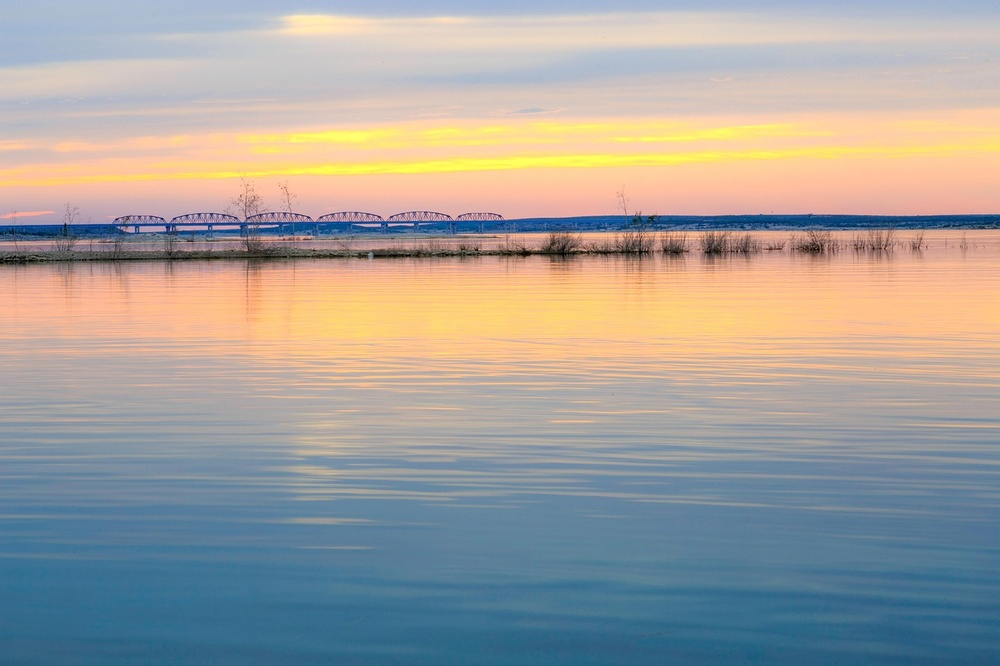
#> input picture sampleimage.jpg, 1000 x 666 px, shrunk from 1280 x 853 before the run
$ python main.py
#> lines starting #> are read from the running program, lines starting #| are printed output that depends on the picture
import numpy as np
import cv2
import matplotlib.pyplot as plt
from prettytable import PrettyTable

# Logistic Map
def logistic_map(x0, n, r=3.9999):
    sequence = []
    x = x0
    for _ in range(n):
        x = r * x * (1 - x)
        sequence.append(x)
    return np.array(sequence)

# Henon Map
def henon_map(x0, y0, n, a=1.4, b=0.3):
    x, y = x0, y0
    sequence = []
    for _ in range(n):
        x_new = 1 - a * x**2 + y
        y = b * x
        x = x_new
        sequence.append(x)
    return np.array(sequence)

# Chebyshev Map
def chebyshev_map(x0, n, l=4):
    sequence = []
    x = x0
    for _ in range(n):
        x = np.cos(l * np.arccos(x))
        sequence.append(x)
    return np.array(sequence)

# Generate combined chaotic sequence
def generate_chaotic_sequence(length, x0_log, x0_henon, y0_henon, x0_cheby):
    logistic_seq = logistic_map(x0_log, length)
    henon_seq = henon_map(x0_henon, y0_henon, length)
    chebyshev_seq = chebyshev_map(x0_cheby, length)

    logistic_seq = np.abs((logistic_seq * 255).astype(np.uint8))
    henon_seq = np.abs((henon_seq * 255).astype(np.uint8))
    chebyshev_seq = np.abs((chebyshev_seq * 255).astype(np.uint8))

    chaotic_seq = np.bitwise_xor.reduce([logistic_seq, henon_seq, chebyshev_seq])
    return chaotic_seq

# Genetic crossover function
def crossover(data, key_stream):
    scrambled = data.copy()
    for idx in range(0, len(key_stream), 2):
        if idx + 1 < len(key_stream):
            scrambled[idx], scrambled[idx + 1] = scrambled[idx + 1], scrambled[idx]
    return scrambled

# RGB histogram plot
def display_rgb_histogram(image, title):
    colors = ('r', 'g', 'b')
    plt.figure()
    plt.title(f"Histogram of {title}")
    for i, color in enumerate(colors):
        hist = cv2.calcHist([image], [i], None, [256], [0, 256])
        plt.plot(hist, color=color)
    plt.xlabel("Pixel Value")
    plt.ylabel("Frequency")
    plt.show()

# Encryption process
def encrypt_color_image(image, chaotic_seq):
    encrypted_channels = []
    for i in range(3):  # R, G, B channels
        channel = image[:, :, i]
        scrambled = np.apply_along_axis(crossover, 1, channel, chaotic_seq[:channel.shape[1]])
        scrambled = np.apply_along_axis(crossover, 0, scrambled, chaotic_seq[:channel.shape[0]])
        chaotic_seq_reshaped = chaotic_seq[:channel.shape[0]].reshape(-1, 1)
        encrypted_channel = np.bitwise_xor(scrambled, chaotic_seq_reshaped)
        encrypted_channels.append(encrypted_channel)
    return cv2.merge(encrypted_channels)

# Decryption process
def decrypt_color_image(encrypted_image, chaotic_seq):
    decrypted_channels = []
    for i in range(3):
        channel = encrypted_image[:, :, i]
        chaotic_seq_reshaped = chaotic_seq[:channel.shape[0]].reshape(-1, 1)
        scrambled = np.bitwise_xor(channel, chaotic_seq_reshaped)
        scrambled = np.apply_along_axis(crossover, 0, scrambled, chaotic_seq[:channel.shape[0]])
        scrambled = np.apply_along_axis(crossover, 1, scrambled, chaotic_seq[:channel.shape[1]])
        decrypted_channels.append(scrambled)
    return cv2.merge(decrypted_channels)

# Correlation analysis
def calculate_correlation(image):
    height, width, _ = image.shape
    def compute_corr(pairs):
        x, y = zip(*pairs)
        x = np.array(x)
        y = np.array(y)
        covariance = np.mean(x * y) - (np.mean(x) * np.mean(y))
        std_x = np.std(x)
        std_y = np.std(y)
        return covariance / (std_x * std_y)
    results = []
    for i in range(3):
        channel = image[:, :, i]
        horizontal = [(channel[x, y], channel[x, y + 1]) for x in range(height) for y in range(width - 1)]
        vertical = [(channel[x, y], channel[x + 1, y]) for x in range(height - 1) for y in range(width)]
        results.append((compute_corr(horizontal), compute_corr(vertical)))
    return np.mean([r[0] for r in results]), np.mean([r[1] for r in results])

# Run
if __name__ == "__main__":
    img_path = "sampleimage.jpg"  # Change if needed
    img = cv2.cvtColor(cv2.imread(img_path), cv2.COLOR_BGR2RGB)

    if img is None:
        print("Error: Could not load image.")
    else:
        plt.imshow(img)
        plt.title("Original Image")
        plt.axis('off')
        plt.show()
        display_rgb_histogram(img, "Original Image")
#> in display_rgb_histogram, `plt.show()`:
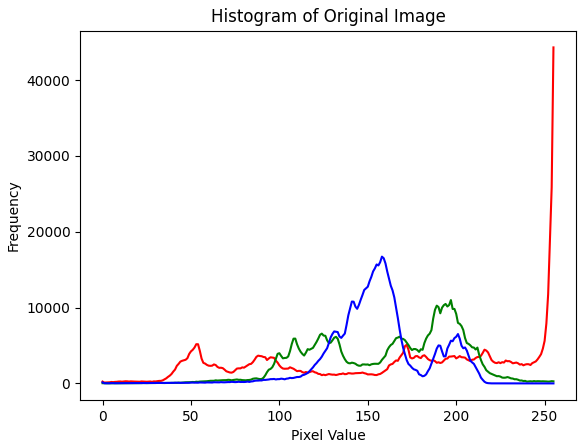
#> figure drawn by matplotlib, 1 panel; curve peaks at x = 255, y = 44309; curve peaks at x = 197, y = 10989; curve peaks at x = 158, y = 16716

        height, width, _ = img.shape
#> height = 666; width = 1000
        x0_log, x0_henon, y0_henon, x0_cheby = 0.4999, 0.21, 0.21, 0.4999
        chaotic_seq = generate_chaotic_sequence(max(height, width), x0_log, x0_henon, y0_henon, x0_cheby)

        encrypted_img = encrypt_color_image(img, chaotic_seq)
#> the loop in encrypt_color_image, `for i in range(3):` made 3 passes
#> pass 1, in encrypt_color_image, `channel = image[:, :, i]`:
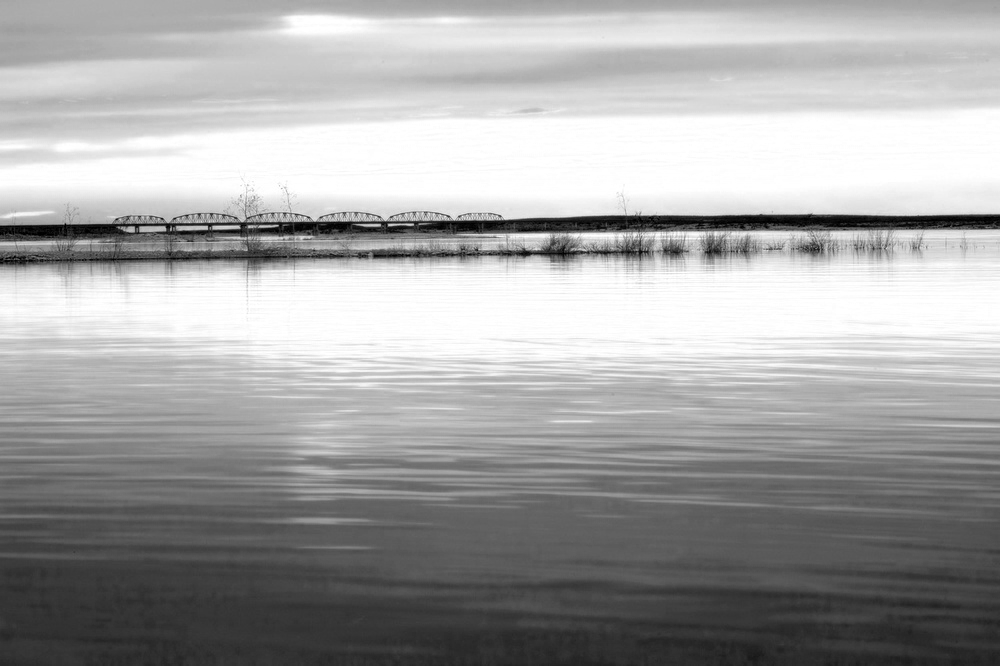
#> channel: shape (666, 1000); min 0, max 255, mean 165.3
#> pass 1, in encrypt_color_image, `encrypted_channel = np.bitwise_xor(scrambled, chaotic_seq_reshaped)`:
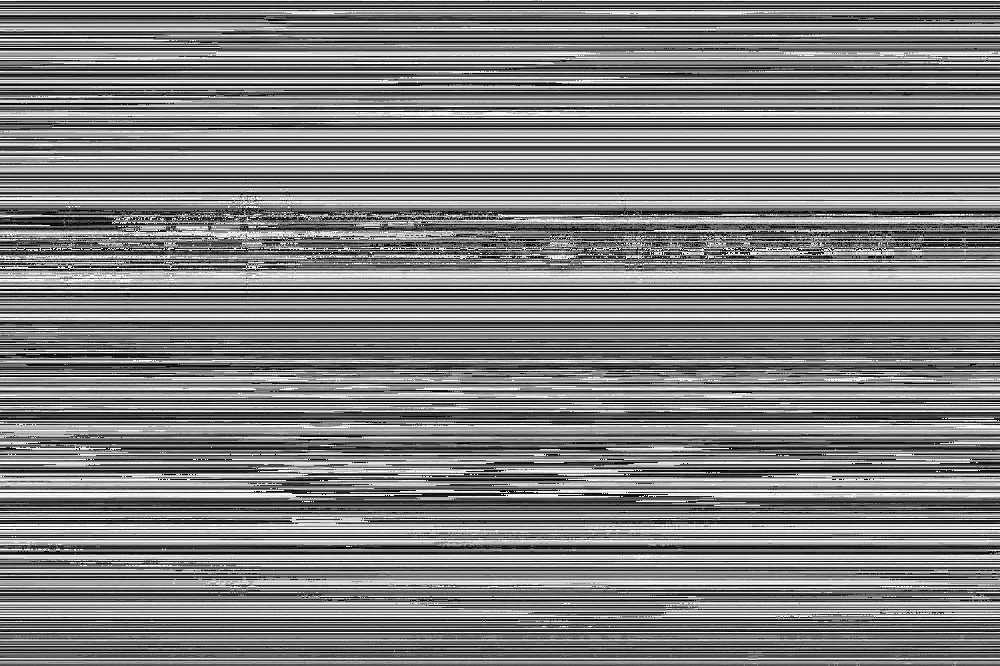
#> encrypted_channel: shape (666, 1000); min 0, max 255, mean 127.2
#> after the loop in encrypt_color_image, `for i in range(3):`:
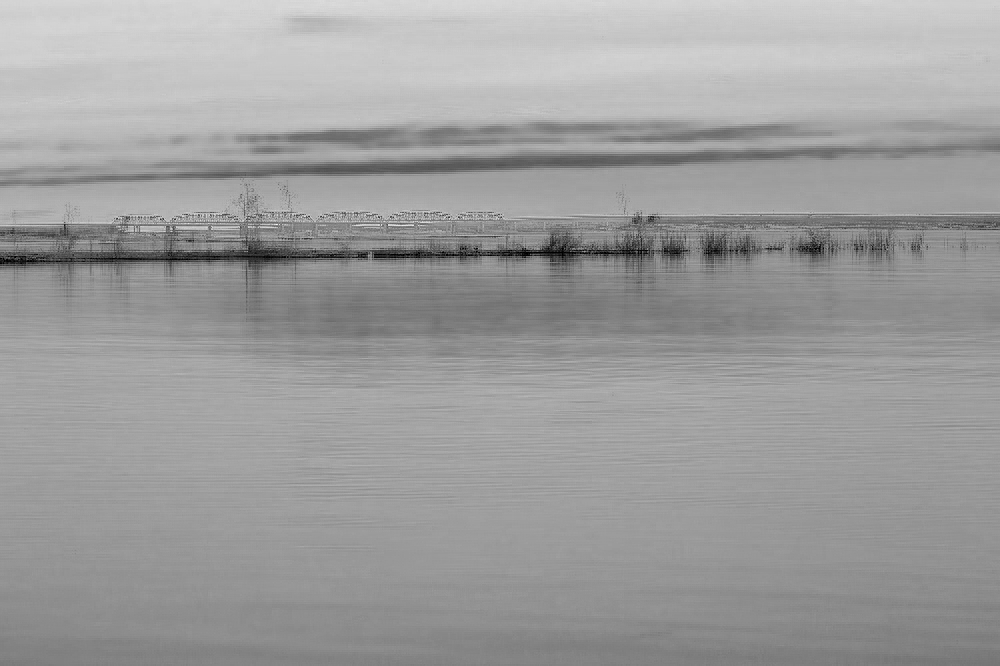
#> scrambled: shape (666, 1000); min 0, max 250, mean 156.6
#> after the loop in encrypt_color_image, `for i in range(3):`: encrypted_channels = 3 items
#> in encrypt_color_image, `return cv2.merge(encrypted_channels)`:
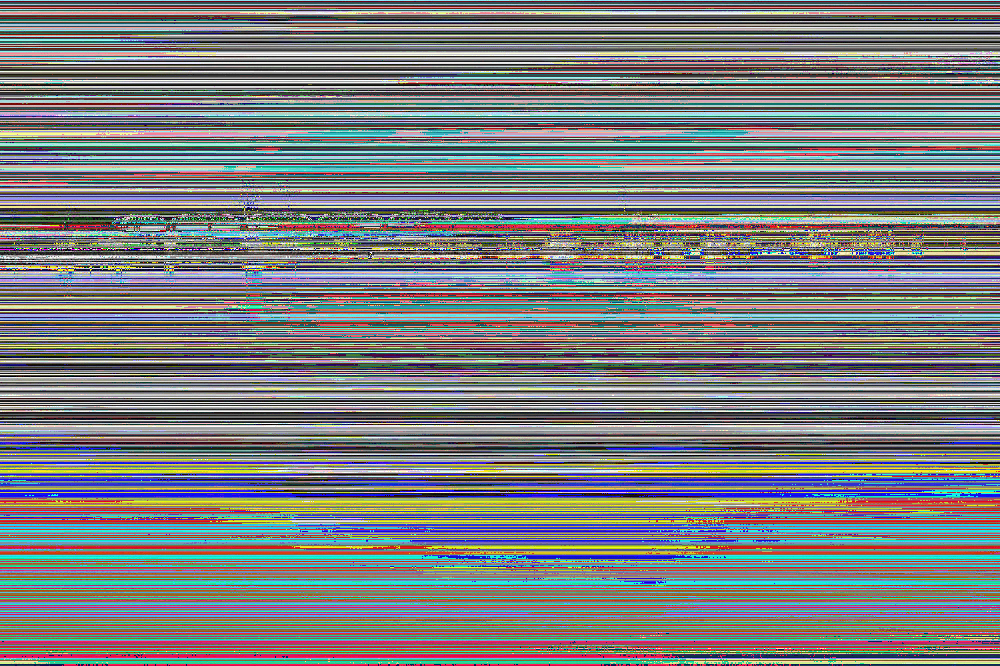
#> returned value: shape (666, 1000, 3); mean of channels 0, 1, 2 127.2, 126.1, 123.6; drawn as B, G, R
        plt.imshow(encrypted_img)
        plt.title("Encrypted Image")
        plt.axis('off')
        plt.show()
        display_rgb_histogram(encrypted_img, "Encrypted Image")
#> call 2 of display_rgb_histogram, with title = 'Encrypted Image'
#> in display_rgb_histogram (call 2), `plt.show()`:
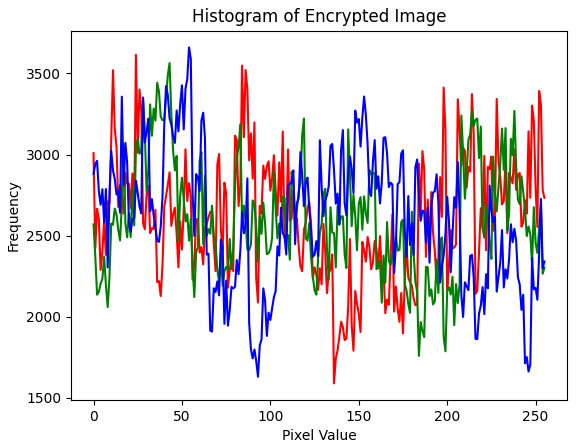
#> figure drawn by matplotlib, 1 panel; curve peaks at x = 24, y = 3615; curve peaks at x = 43, y = 3564; curve peaks at x = 54, y = 3661

        decrypted_img = decrypt_color_image(encrypted_img, chaotic_seq)
#> after the loop in decrypt_color_image, `for i in range(3):`:
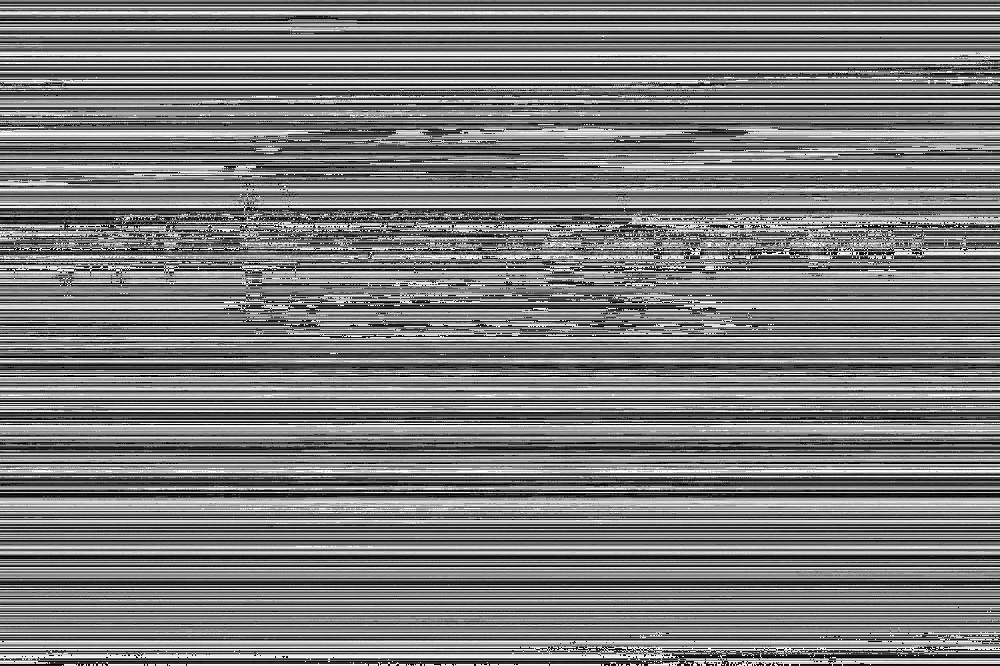
#> channel: shape (666, 1000); min 0, max 255, mean 123.6
        plt.imshow(decrypted_img)
        plt.title("Decrypted Image")
        plt.axis('off')
        plt.show()
        display_rgb_histogram(decrypted_img, "Decrypted Image")

        plain_corr = calculate_correlation(img)
#> the loop in calculate_correlation, `for i in range(3):` made 3 passes
#> after the loop in calculate_correlation, `for i in range(3):`: results = [(-5.18, -5.19), (-16.23, -16.25), (-33.9, -33.97)]
#> plain_corr = (-18.43, -18.47)
        cipher_corr = calculate_correlation(encrypted_img)
#> the loop in calculate_correlation (call 2), `for i in range(3):` made 3 passes
#> cipher_corr = (-2.82, -2.82)
        decrypted_corr = calculate_correlation(decrypted_img)
#> decrypted_corr = (-18.43, -18.47)

        table = PrettyTable()
        table.field_names = ["Direction", "Plain Image", "Cipher Image", "Decrypted Image"]
        table.add_row(["Horizontal", f"{plain_corr[0]:.5f}", f"{cipher_corr[0]:.5f}", f"{decrypted_corr[0]:.5f}"])
        table.add_row(["Vertical", f"{plain_corr[1]:.5f}", f"{cipher_corr[1]:.5f}", f"{decrypted_corr[1]:.5f}"])
        print(table)
